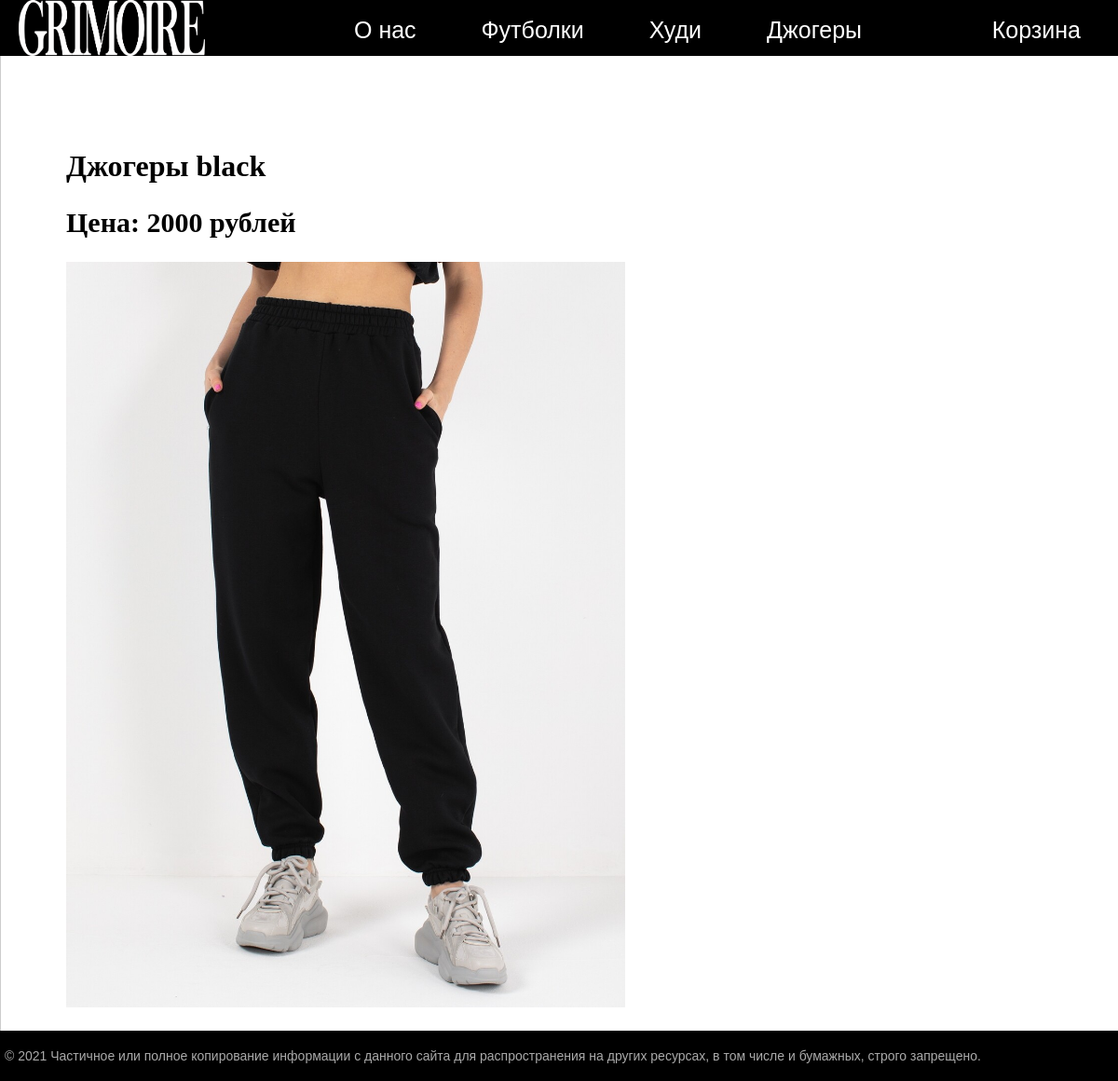
The app's page /catalog/djogersblack/ with its own data.
### shop/models.py (models this page shows, shortened)
class Futbolki(models.Model):
    title = models.CharField(max_length=255)
    content = models.TextField(blank=True)
    photo = models.ImageField(upload_to='photos/%Y/%m/%d/')
    time_create = models.DateTimeField(auto_now_add=True)
    time_update = models.DateTimeField(auto_now=True)
    is_published = models.BooleanField(default=True)
    path = models.TextField()
    price = models.TextField()

### shop/views.py (the view)
# urls.py: path('catalog/<slug:catid>/', productpage, name='catid'),
def productpage(request, catid):
    w1 = Futbolki.objects.get(path=catid)
    return render(request, 'shop/catalogitems.html', {'title': w1.title, 'content': w1.content, 'img': w1.photo, 'price': w1.price ,'menu': menu})

### shop/templates/shop/catalogitems.html
{% extends 'shop/base.html' %}
{% block content %}
<h1>{{title}}</h1>
<h2> Цена: {{price}} рублей </h2>
<img src="../../static/shop/images/{{img}}"/>
{% endblock %}

### shop/static/shop/css/styles.css (style rules this page uses)
html, body { font-family: 'Arial'; margin: 0; padding: 0; height: 100%; width: 100%; color: #444; }
img { max-width: 600px; height: auto; }
.content-text h1 { font-size: 32px; }

### records on screen
Futbolki: title "Джогеры black", price "2000", photo (picture)

### other values on screen
{{ m.title }} "О нас" "Футболки" "Худи" "Джогеры"
{{ m.title }} "Корзина"
